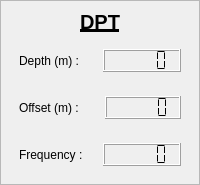
        <widget class="QFrame" name="verticalFrame_dpt">
         <property name="frameShape">
          <enum>QFrame::Shape::StyledPanel</enum>
         </property>
         <layout class="QVBoxLayout" name="verticalLayout_25">
          <property name="leftMargin">
           <number>9</number>
          </property>
          <property name="topMargin">
           <number>9</number>
          </property>
          <property name="rightMargin">
           <number>9</number>
          </property>
          <property name="bottomMargin">
           <number>9</number>
          </property>
          <item>
           <widget class="QLabel" name="label_89">
            <property name="sizePolicy">
             <sizepolicy hsizetype="Preferred" vsizetype="Maximum">
              <horstretch>0</horstretch>
              <verstretch>0</verstretch>
             </sizepolicy>
            </property>
            <property name="font">
             <font>
              <pointsize>15</pointsize>
              <bold>true</bold>
              <underline>true</underline>
             </font>
            </property>
            <property name="text">
             <string notr="true">DPT</string>
            </property>
            <property name="alignment">
             <set>Qt::AlignmentFlag::AlignCenter</set>
            </property>
           </widget>
          </item>
          <item>
           <layout class="QHBoxLayout" name="horizontalLayout_72">
            <property name="leftMargin">
             <number>9</number>
            </property>
            <property name="topMargin">
             <number>9</number>
            </property>
            <property name="rightMargin">
             <number>9</number>
            </property>
            <property name="bottomMargin">
             <number>9</number>
            </property>
            <item>
             <widget class="QLabel" name="label_91">
              <property name="text">
               <string>Depth (m) :</string>
              </property>
             </widget>
            </item>
            <item>
             <widget class="QLCDNumber" name="lcdNumber_depth_dpt">
              <property name="sizePolicy">
               <sizepolicy hsizetype="Minimum" vsizetype="Maximum">
                <horstretch>0</horstretch>
                <verstretch>0</verstretch>
               </sizepolicy>
              </property>
              <property name="segmentStyle">
               <enum>QLCDNumber::SegmentStyle::Flat</enum>
              </property>
             </widget>
            </item>
           </layout>
          </item>
          <item>
           <layout class="QHBoxLayout" name="horizontalLayout_73">
            <property name="spacing">
             <number>9</number>
            </property>
            <property name="leftMargin">
             <number>9</number>
            </property>
            <property name="topMargin">
             <number>9</number>
            </property>
            <property name="rightMargin">
             <number>9</number>
            </property>
            <property name="bottomMargin">
             <number>9</number>
            </property>
            <item>
             <widget class="QLabel" name="label_92">
              <property name="text">
               <string>Offset (m) :</string>
              </property>
             </widget>
            </item>
            <item>
             <widget class="QLCDNumber" name="lcdNumber_depth_offset_dpt">
              <property name="sizePolicy">
               <sizepolicy hsizetype="Minimum" vsizetype="Maximum">
                <horstretch>0</horstretch>
                <verstretch>0</verstretch>
               </sizepolicy>
              </property>
              <property name="segmentStyle">
               <enum>QLCDNumber::SegmentStyle::Flat</enum>
              </property>
             </widget>
            </item>
           </layout>
          </item>
          <item>
           <layout class="QHBoxLayout" name="horizontalLayout_74">
            <property name="leftMargin">
             <number>9</number>
            </property>
            <property name="topMargin">
             <number>9</number>
            </property>
            <property name="rightMargin">
             <number>9</number>
            </property>
            <property name="bottomMargin">
             <number>9</number>
            </property>
            <item>
             <widget class="QLabel" name="label_93">
              <property name="text">
               <string>Frequency :</string>
              </property>
             </widget>
            </item>
            <item>
             <widget class="QLCDNumber" name="lcdNumber_frequency_dpt">
              <property name="sizePolicy">
               <sizepolicy hsizetype="Minimum" vsizetype="Maximum">
                <horstretch>0</horstretch>
                <verstretch>0</verstretch>
               </sizepolicy>
              </property>
              <property name="frameShadow">
               <enum>QFrame::Shadow::Raised</enum>
              </property>
              <property name="smallDecimalPoint">
               <bool>false</bool>
              </property>
              <property name="digitCount">
               <number>5</number>
              </property>
              <property name="segmentStyle">
               <enum>QLCDNumber::SegmentStyle::Flat</enum>
              </property>
             </widget>
            </item>
           </layout>
          </item>
         </layout>
        </widget>
